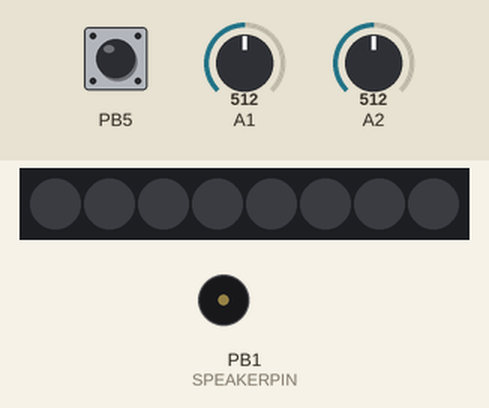
Bench run of a sketch on a simulated ATtiny85, built with avr-gcc and run on an emulated ATtiny85. On the bench: 8 RGB LEDs in strip order, left to right, buzzer (waves = sounding). The test bench sets the inputs (shaded band); at power-on: PB5 LOW, A2 = 512, A1 = 512. Dim RGB values are drawn brighter than linear.

Above: at 1.2 s.
1.3 s: PB5 pulsed HIGH 2 times (0.12 s each, 0.3 s apart)
At 1.92 s:
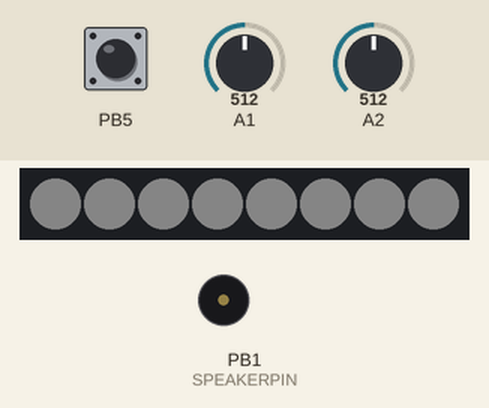
4.4 s: A2 set to 306
At 4.75 s:
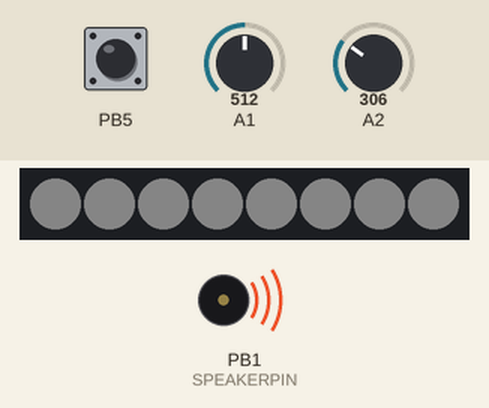
6.8 s: A2 set to 0
At 7.57 s:
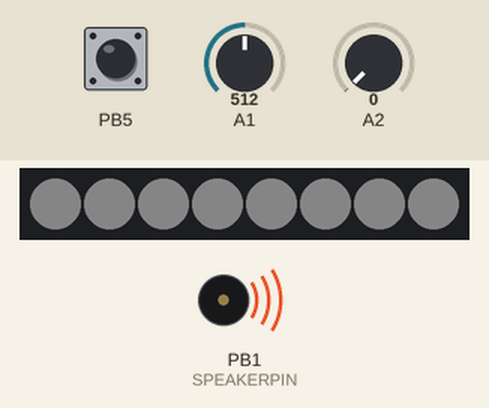
9.8 s: PB5 driven HIGH
At 11.6 s:
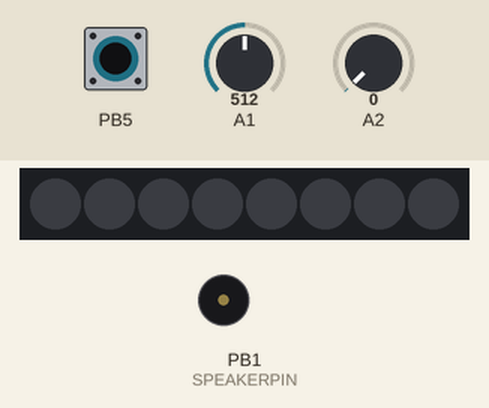
Timing chart, 0 to 12.7 s (numbered marks = the images above; inputs shaded):
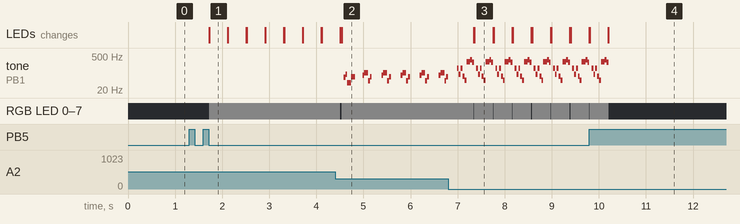

The sketch:

NEO_SyncOut_OneLiner.ino
```cpp
// (licence header left out)
#include <Adafruit_NeoPixel.h>
#include <avr/interrupt.h>

#ifdef __AVR__
#include <avr/power.h>
#endif

// hardware description / pin connections
#define SPEAKERPIN      1
#define NEOPIXELPIN     0
#define POTI_LEFT      A1
#define POTI_RIGHT     A2
#define NUMPIXELS      8

// fast pin access
#define AUDIOPIN (1<<SPEAKERPIN)
#define PINLOW (PORTB&=~AUDIOPIN)
#define PINHIGH (PORTB|=AUDIOPIN)

Adafruit_NeoPixel pixels = Adafruit_NeoPixel(NUMPIXELS, NEOPIXELPIN, NEO_GRB + NEO_KHZ800);

// define variables for one-liners
int snd = 0;
long t = 0;
uint16_t p1 = 2;

// sync-in interrupt trigger counter
volatile int trigger = 0;

////////////////////////////////////////////////////////////////////////////////////////////////////////////////////////
/* Specific functions of the 8Bit Mixtape NEO
========================================================================================================================

   _________
  | 8Bit(x) |   uint16_t  analogReadScaled(uint8_t channel)
  |  o___o  |   -> scaled the adc of the voltage divider to a return value: 0..1023
  |__/___\__|

//////////////////////////////////////////////////////////////////////////////////////////////////////////////////////*/

// scaled the adc of the 8BitMixTape voltage divider
// to a return value in range: 0..1023

uint16_t analogReadScaled(uint8_t channel)
{
  uint16_t value = analogRead(channel);
  if (value > 511) value = 511;
  return value * 2;
}


////////////////////////////////////////////////////////////////////////////////////////////////////////////////////////
/* Specific functions of the NEO-Pixel Library
 _____ _____ _____        _         _
|   | |   __|     |   ___|_|_ _ ___| |
| | | |   __|  |  |  | . | |_'_| -_| |
|_|___|_____|_____|  |  _|_|_,_|___|_|
                     |_|
========================================================================================================================
   _________
  | NEO(x)  |   void setColorAllPixel(uint32_t color)                   -> Sets all the pixels to the same color
  |  o___o  |
  |__/___\__|


//////////////////////////////////////////////////////////////////////////////////////////////////////////////////////*/

void setColorAllPixel(uint32_t color)
{
  uint8_t n;
  for (n = 0; n < NUMPIXELS; n++)
  {
    pixels.setPixelColor(n, color);
    pixels.show();
  }
}

////////////////////////////////////////////////////////////////////////////////////////////////////////////////////////
/* the setup routine runs once when you start the tape or press reset
========================================================================================================================
                         _
   _________            | |
  | setup() |   ___  ___| |_ _   _ _ __
  |  o___o  |  / __|/ _ \ __| | | | '_ \
  |__/___\__|  \__ \  __/ |_| |_| | |_) |
               |___/\___|\__|\__,_| .__/
                                  | |
                                  |_|
//////////////////////////////////////////////////////////////////////////////////////////////////////////////////////*/

void setup() {

#if defined (__AVR_ATtiny85__)
  if (F_CPU == 16000000) clock_prescale_set(clock_div_1); //what is this?
#endif

TCCR0B = TCCR0B & B11111000 | B00000001; //no timer pre-scaler, fast PWM
pinMode(SPEAKERPIN, OUTPUT);

GIMSK = 0b00100000;    // Sync-in: turns on pin change interrupts
PCMSK = 0b00100000;    // Sync-in: turn on interrupts on pins PB5 (reset disabled fuses)
sei();                 // Sync-in: enables interrupts

pixels.begin(); // This initializes the NeoPixel library.
pixels.setBrightness(40);

}

////////////////////////////////////////////////////////////////////////////////////////////////////////////////////////
/* The main loop to put all your code
========================================================================================================================
                _
   _________   | |
  | loop()  |  | | ___   ___  _ __
  |  o___o  |  | |/ _ \ / _ \| '_ \
  |__/___\__|  | | (_) | (_) | |_) |
               |_|\___/ \___/| .__/
                             | |
                             |_|
//////////////////////////////////////////////////////////////////////////////////////////////////////////////////////*/

void loop() {
  uint16_t valuePoti = analogReadScaled(POTI_RIGHT);
  p1 = 1023 - valuePoti>>5;

  if (trigger == 4) {     // Sync-in: Play every 4 pulses from Volca
    setColorAllPixel(pixels.Color(50, 50, 50)); // lights on
    play();
  }
}

void play() {
  for (uint16_t t = 0; t < 1000; t ++ ){
    uint16_t valuePotiLeft = analogReadScaled(POTI_LEFT);
    //snd = (t*(t>>8|t>>4))>>(t>>p1); // a classic
    //snd = t*t/p1; // a classic
    snd = (t|3) * ((t>>1|t>>6)&p1&t>>3);  // a classic (this works quite nicely with sync-in)
    //snd = t*((t>>12|t>>8)&63&t>>(p1>>3)); // a classic
    //snd = t * ((t>>p1|t>>3)&17&t>>9); // a classic
    //snd = t>>3&1?t>>4:-t>>(p1>>3) ; //dubStep
    //snd = ((((t/3)&(t>>11))|((t/5)&(t>>p1)))&7)*30; // Tribute to Klaus
    delayMicroseconds(valuePotiLeft>>2);
    digitalWrite (SPEAKERPIN, snd);
  }
  setColorAllPixel(pixels.Color(0, 0, 0)); // lights off
}

ISR(PCINT0_vect)
{
    trigger++;            // Sync-in: interrupt, increment volatile variable
    if (trigger >= 5) {   // Sync-in: Count four pulses from Volca to one beat
      trigger = 1;
    }
}
```

Measured:
- after the input at 1.3 s, RGB LED 0–7: off → RGB(8, 8, 8) after 0.43 s; the LEDs: change after 0.43 s (image 1)
- after the input at 4.4 s, tone on PB1 (SPEAKERPIN): plays 67 Hz for 0.04 s, 88 Hz for 0.04 s, 40 Hz for 0.08 s, 69 Hz for 0.08 s, 80 Hz for 0.04 s, 101 Hz for 0.08 s … (24 notes in this stretch), starting after 0.18 s
- after the input at 6.8 s, RGB LED 0–7: alternates RGB(8, 8, 8) for 0.40 s and off for 0.01 s, starting after 0.54 s; the LEDs: first change after 0.54 s (image 3 shows a later state)
- after the input at 9.8 s, tone on PB1 (SPEAKERPIN): goes on until 10.2 s, then stays silent
